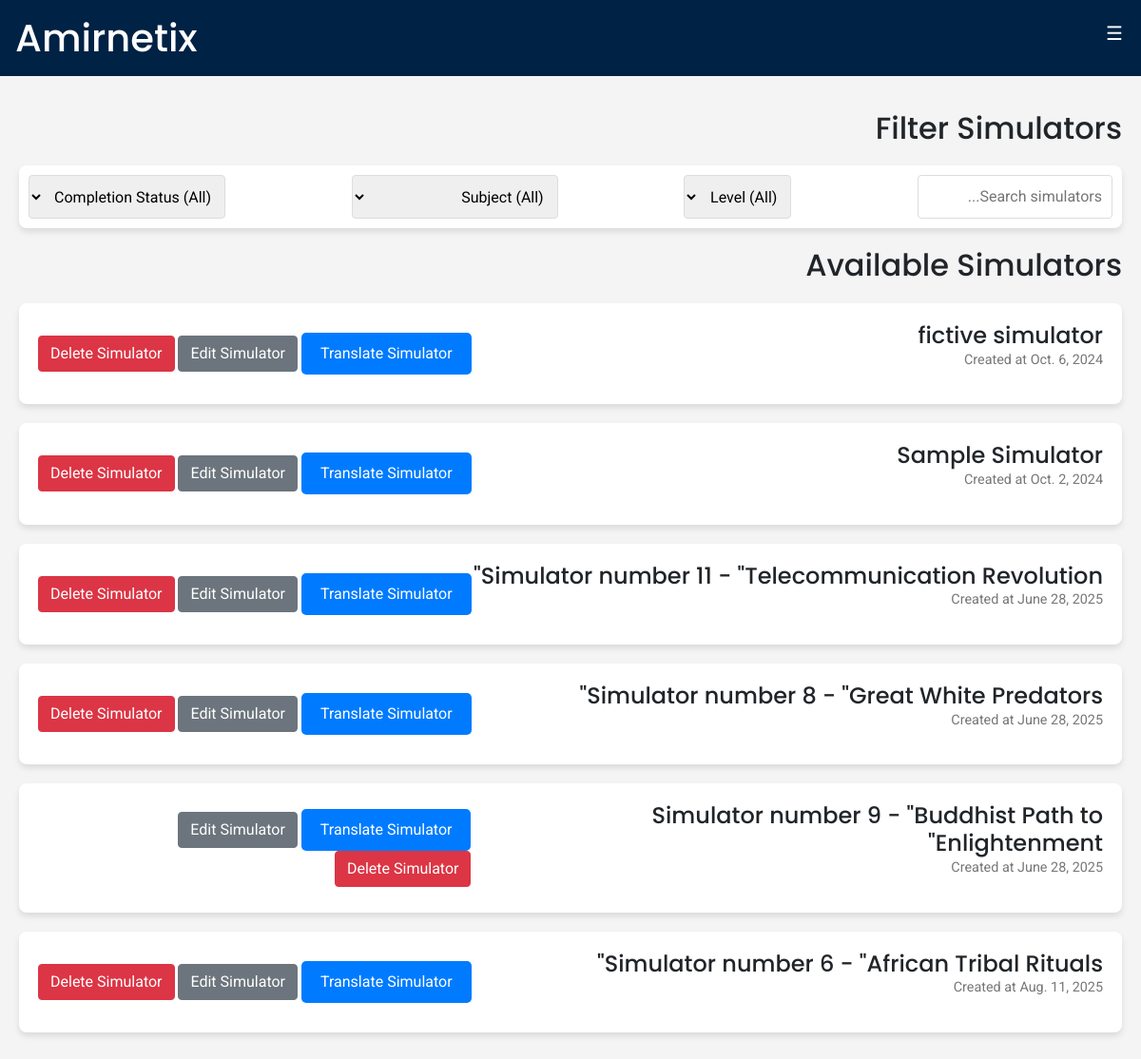
The app's page /Management/, older data.
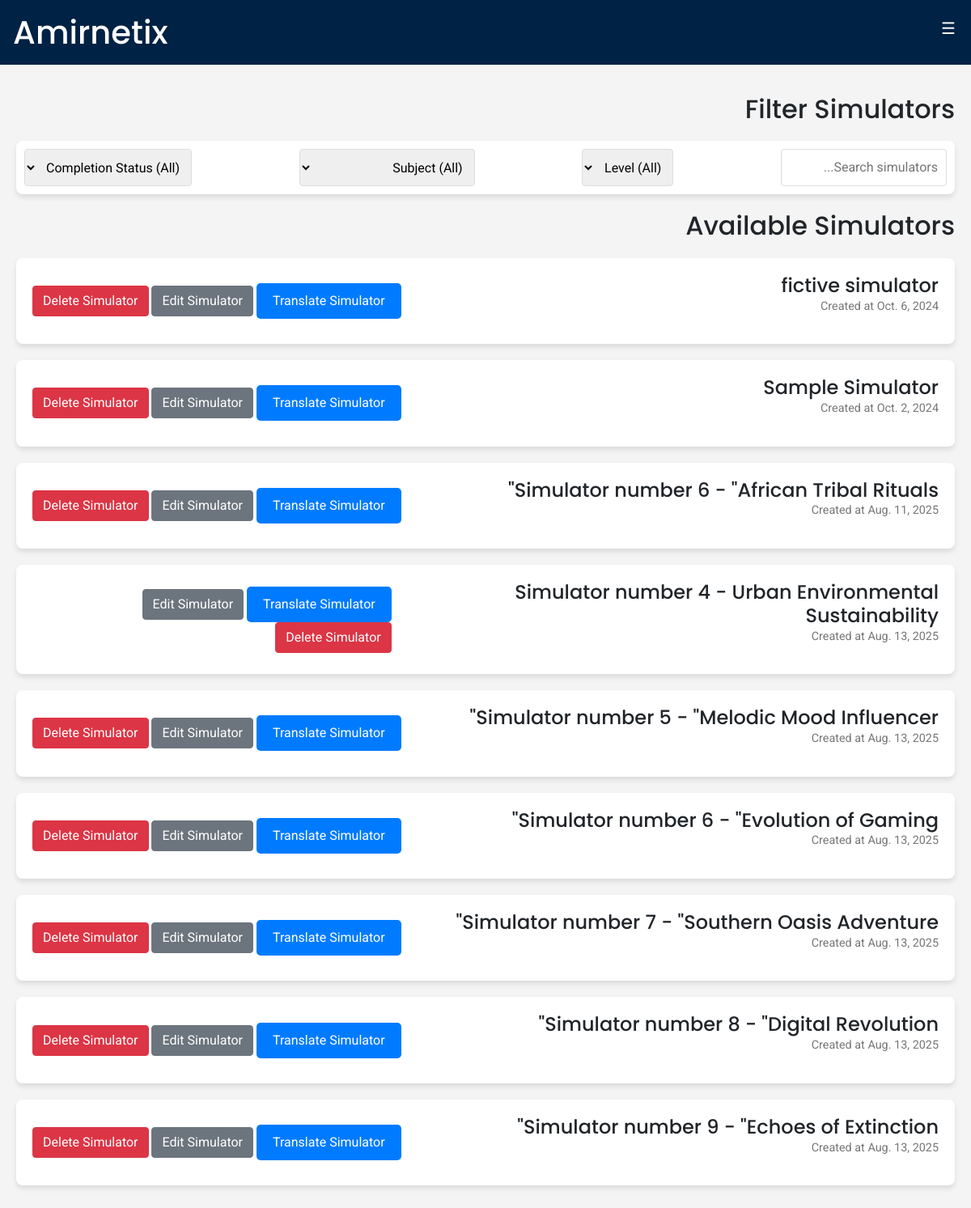
The same page, newer data.
### Simulator/models.py (models this page shows, shortened)
class Simulator(models.Model):
    name = models.CharField(max_length=100)
    description = models.TextField(blank=True, null=True)
    level = models.IntegerField(choices=SimulatorLevel.choices, default=SimulatorLevel.MIX)
    create_date = models.DateField(auto_now_add=True)

### Management/views.py (the view)
# urls.py: path("", views.index,name='analysis'),
def index(request):
    try:
        simulators = Simulator.objects.all()
        return render(request,'Management/index.html',{
            'simulators' : simulators
        })
    except:
        return render(request,'Management/index.html')

### Management/templates/Management/index.html (shortened to what this page needs)
{% extends "Management/layout.html" %}
{% block body %}
    <div class="container">
    <div class="section">
        <h2>Filter Simulators</h2>
        <div class="filter-section">
            <input type="text" id="search-bar" placeholder="Search simulators..." onkeyup="filterSimulators()">
            <select name="level" id="level-filter" onchange="filterSimulators()">
                <option value="all">Level (All)</option>
            </select>
            <select name="subject" id="subject-filter" onchange="filterSimulators()">
                <option value="all">Subject (All)</option>
            </select>
            <select name="status" id="status-filter" onchange="filterSimulators()">
                <option value="all">Completion Status (All)</option>
            </select>
        </div>
    </div>
        <h2>Available Simulators</h2>
        {% if simulators %}
        <div id="simulator-list" class="simulator-list">
            {% for simulator in simulators %}
            <div id="{{simulator.id}}" class="simulator-card" data-level="{{simulator.level}}" data-subject="mix" data-status="not-done">
                <div>
                    <h3>{{simulator.name}}</h3>
                    <p class="details">Created at {{simulator.create_date}}</p>
                </div>
                <div class="buttons">
                    <a class="btn btn-primary" href="{% url 'translate' simulator_id=simulator.id %}">Translate Simulator</a>
                    <a class="btn btn-secondary" href="{% url 'edit_test' simulator_id=simulator.id %}">Edit Simulator</a>
                    <a class="btn btn-danger" href="{% url 'delete_test' simulator_id=simulator.id %}">Delete Simulator</a>
                </div>
            </div>
            {% endfor %}
        </div>
        {% endif %}
    </div>
{% endblock %}

### Management/templates/Management/layout.html (shortened to what this page needs)
{% load static %}
<!DOCTYPE html>
<html lang="en" dir="rtl">
<head>
    <link href="https://cdn.jsdelivr.net/npm/bootstrap@5.0.2/dist/css/bootstrap.min.css" rel="stylesheet">
    <link href="https://cdn.jsdelivr.net/npm/select2@4/dist/css/select2.min.css" rel="stylesheet" />
    <link href="{% static 'Management/styles.css' %}" rel="stylesheet">
</head>
<body>
    <header>
        <button class="navbar-toggler" type="button" data-bs-toggle="collapse" data-bs-target="#mainNav"
            aria-controls="mainNav" aria-expanded="false" aria-label="פתח תפריט" style="color: white;">
            <span class="navbar-toggler-icon">☰</span>
        </button>
            <div class="header-container">
                <h1>Amirnetix{% block header %}{% endblock %}</h1>
            </div>
    </header>
    {% block body %}
    {% endblock %}
</body>
</html>

### Management/static/Management/styles.css (style rules this page uses)
body { font-family: 'Roboto', sans-serif; margin: 0; padding: 0; background-color: #f4f4f4; }
h1, h2, h3 { font-family: 'Poppins', sans-serif; }
.container { max-width: 1200px; margin: auto; padding: 20px; justify-content: space-between; }
.section { max-width: 1200px; margin: 16px 0; }
a { text-decoration: none; color: #333; }
header { background-color: #002244; color: white; justify-content: space-between; display: flex; }
.header-container { display: flex; margin: 16px; justify-content: center; align-items: center; text-align: center; }
header h1 { margin: 0; }
.filter-section { display: flex; justify-content: space-between; margin: 20px 0; padding: 10px; background-color: #fff; border-radius: 8px; box-shadow: 0 4px 6px rgba(0, 0, 0, 0.1); }
.filter-section select, .filter-section input { padding: 10px; border-radius: 4px; border: 1px solid #ddd; }
.simulator-list { margin-top: 20px; }
.simulator-card { display: flex; justify-content: space-between; background-color: #fff; padding: 20px; border-radius: 8px; box-shadow: 0 4px 6px rgba(0, 0, 0, 0.1); margin-bottom: 20px; align-items: center; }
.simulator-card h3 { margin: 0; font-size: 1.5em; }
.simulator-card .details { font-size: 0.9em; color: #777; }
.btn-primary { background-color: #007bff; border: none; padding: 10px 20px; font-size: 1rem; border-radius: 5px; cursor: pointer; }

Row changes from the older to the newer data that the page shows:
removed Simulator: name "Simulator number 11 - \"Telecommunication Revolution\"", create_date "June 28, 2025"
removed Simulator: name "Simulator number 8 - \"Great White Predators\"", create_date "June 28, 2025"
removed Simulator: name "Simulator number 9 - \"Buddhist Path to Enlightenment\"", create_date "June 28, 2025"
added Simulator: name "Simulator number 4 - Urban Environmental Sustainability", create_date "Aug. 13, 2025"
added Simulator: name "Simulator number 5 - \"Melodic Mood Influencer\"", create_date "Aug. 13, 2025"
added Simulator: name "Simulator number 6 - \"Evolution of Gaming\"", create_date "Aug. 13, 2025"
added Simulator: name "Simulator number 7 - \"Southern Oasis Adventure\"", create_date "Aug. 13, 2025"
added Simulator: name "Simulator number 8 - \"Digital Revolution\"", create_date "Aug. 13, 2025"
added Simulator: name "Simulator number 9 - \"Echoes of Extinction\"", create_date "Aug. 13, 2025"
